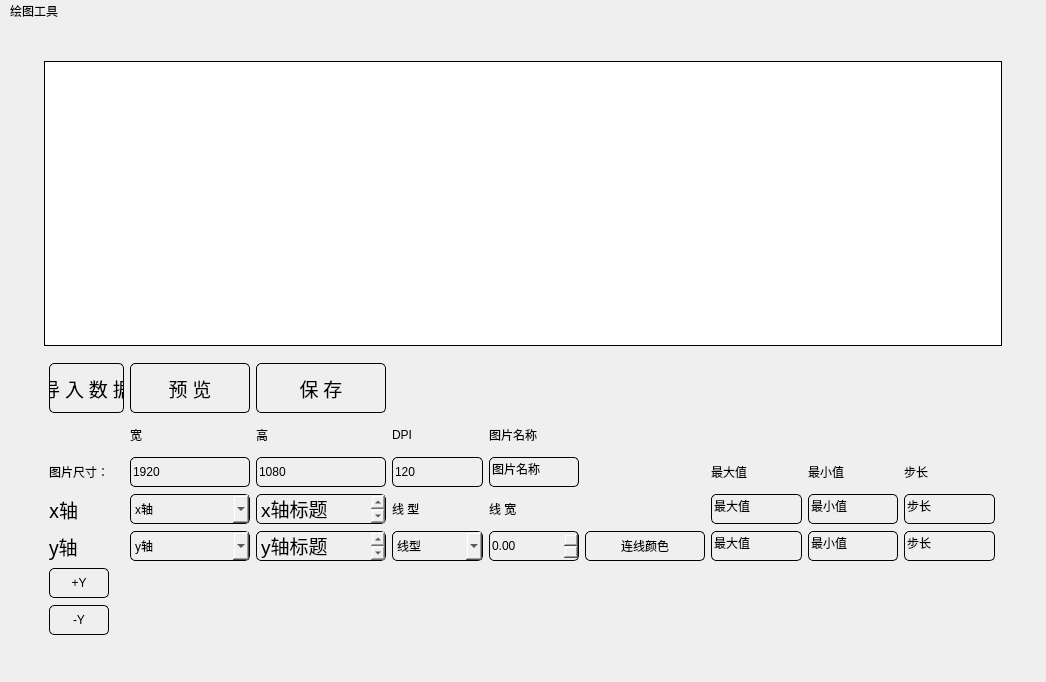
<?xml version="1.0" encoding="UTF-8"?>
<ui version="4.0">
 <class>MainWindow</class>
 <widget class="QMainWindow" name="MainWindow">
  <property name="geometry">
   <rect>
    <x>0</x>
    <y>0</y>
    <width>1046</width>
    <height>682</height>
   </rect>
  </property>
  <property name="sizePolicy">
   <sizepolicy hsizetype="Expanding" vsizetype="Expanding">
    <horstretch>0</horstretch>
    <verstretch>0</verstretch>
   </sizepolicy>
  </property>
  <property name="minimumSize">
   <size>
    <width>400</width>
    <height>0</height>
   </size>
  </property>
  <property name="windowTitle">
   <string>layerPaintUtil</string>
  </property>
  <property name="styleSheet">
   <string notr="true">font: 75 14pt &quot;Adobe Arabic&quot;;
background-color:#efefef;
color:#000;
</string>
  </property>
  <property name="animated">
   <bool>true</bool>
  </property>
  <widget class="QWidget" name="centralwidget">
   <property name="enabled">
    <bool>true</bool>
   </property>
   <property name="sizePolicy">
    <sizepolicy hsizetype="Expanding" vsizetype="Expanding">
     <horstretch>0</horstretch>
     <verstretch>0</verstretch>
    </sizepolicy>
   </property>
   <layout class="QGridLayout" name="gridLayout_3">
    <item row="0" column="0">
     <widget class="QFrame" name="frame">
      <property name="minimumSize">
       <size>
        <width>500</width>
        <height>0</height>
       </size>
      </property>
      <property name="styleSheet">
       <string notr="true"/>
      </property>
      <property name="frameShadow">
       <enum>QFrame::Raised</enum>
      </property>
      <layout class="QGridLayout" name="gridLayout_4">
       <item row="1" column="0" rowspan="3">
        <spacer name="horizontalSpacer_3">
         <property name="orientation">
          <enum>Qt::Horizontal</enum>
         </property>
         <property name="sizeType">
          <enum>QSizePolicy::Fixed</enum>
         </property>
         <property name="sizeHint" stdset="0">
          <size>
           <width>20</width>
           <height>10</height>
          </size>
         </property>
        </spacer>
       </item>
       <item row="3" column="1" rowspan="2">
        <layout class="QGridLayout" name="mainGridLayout" rowstretch="0,0,0,0,0,0,0,0" columnstretch="0,0,0,0,0,0,0,0,0">
         <property name="sizeConstraint">
          <enum>QLayout::SetFixedSize</enum>
         </property>
         <property name="leftMargin">
          <number>5</number>
         </property>
         <property name="topMargin">
          <number>6</number>
         </property>
         <property name="rightMargin">
          <number>7</number>
         </property>
         <property name="bottomMargin">
          <number>7</number>
         </property>
         <property name="verticalSpacing">
          <number>7</number>
         </property>
         <item row="1" column="1">
          <widget class="QLabel" name="label2">
           <property name="minimumSize">
            <size>
             <width>40</width>
             <height>30</height>
            </size>
           </property>
           <property name="maximumSize">
            <size>
             <width>80</width>
             <height>30</height>
            </size>
           </property>
           <property name="styleSheet">
            <string notr="true">font: 75 14pt &quot;Adobe Arabic&quot;;
border-radius:5px;
color:#000;
border: 0px solid #000</string>
           </property>
           <property name="text">
            <string>宽</string>
           </property>
          </widget>
         </item>
         <item row="5" column="5">
          <widget class="QPushButton" name="y1LineColorPushButton">
           <property name="sizePolicy">
            <sizepolicy hsizetype="Preferred" vsizetype="Fixed">
             <horstretch>0</horstretch>
             <verstretch>0</verstretch>
            </sizepolicy>
           </property>
           <property name="minimumSize">
            <size>
             <width>120</width>
             <height>30</height>
            </size>
           </property>
           <property name="styleSheet">
            <string notr="true">font: 75 14pt &quot;Adobe Arabic&quot;;
border-radius:5px;
color:#000;
border: 1px solid #000</string>
           </property>
           <property name="text">
            <string>连线颜色</string>
           </property>
          </widget>
         </item>
         <item row="5" column="2">
          <widget class="QTextEdit" name="y1TitleTextEdit">
           <property name="sizePolicy">
            <sizepolicy hsizetype="Preferred" vsizetype="Preferred">
             <horstretch>0</horstretch>
             <verstretch>0</verstretch>
            </sizepolicy>
           </property>
           <property name="minimumSize">
            <size>
             <width>130</width>
             <height>30</height>
            </size>
           </property>
           <property name="maximumSize">
            <size>
             <width>130</width>
             <height>30</height>
            </size>
           </property>
           <property name="baseSize">
            <size>
             <width>40</width>
             <height>0</height>
            </size>
           </property>
           <property name="styleSheet">
            <string notr="true">font: 75 14pt &quot;Adobe Arabic&quot;;
border-radius:5px;
color:#000;
border: 1px solid #000</string>
           </property>
           <property name="html">
            <string>&lt;!DOCTYPE HTML PUBLIC &quot;-//W3C//DTD HTML 4.0//EN&quot; &quot;http://www.w3.org/TR/REC-html40/strict.dtd&quot;&gt;
&lt;html&gt;&lt;head&gt;&lt;meta name=&quot;qrichtext&quot; content=&quot;1&quot; /&gt;&lt;style type=&quot;text/css&quot;&gt;
p, li { white-space: pre-wrap; }
&lt;/style&gt;&lt;/head&gt;&lt;body style=&quot; font-family:'Adobe Arabic'; font-size:14pt; font-weight:72; font-style:normal;&quot;&gt;
&lt;p style=&quot; margin-top:0px; margin-bottom:0px; margin-left:0px; margin-right:0px; -qt-block-indent:0; text-indent:0px;&quot;&gt;y轴标题&lt;/p&gt;&lt;/body&gt;&lt;/html&gt;</string>
           </property>
          </widget>
         </item>
         <item row="0" column="2">
          <widget class="QPushButton" name="savePushButton">
           <property name="sizePolicy">
            <sizepolicy hsizetype="Expanding" vsizetype="Fixed">
             <horstretch>0</horstretch>
             <verstretch>0</verstretch>
            </sizepolicy>
           </property>
           <property name="minimumSize">
            <size>
             <width>40</width>
             <height>50</height>
            </size>
           </property>
           <property name="font">
            <font>
             <family>Adobe Arabic</family>
             <pointsize>14</pointsize>
             <weight>9</weight>
             <italic>false</italic>
             <bold>false</bold>
            </font>
           </property>
           <property name="styleSheet">
            <string notr="true">font: 75 14pt &quot;Adobe Arabic&quot;;
border-radius:5px;
color:#000;
border: 1px solid #000</string>
           </property>
           <property name="text">
            <string>保 存</string>
           </property>
           <property name="icon">
            <iconset>
             <normaloff>C:/Users/18637/.designer/uisource/save.png</normaloff>C:/Users/18637/.designer/uisource/save.png</iconset>
           </property>
           <property name="iconSize">
            <size>
             <width>0</width>
             <height>0</height>
            </size>
           </property>
           <property name="checkable">
            <bool>false</bool>
           </property>
           <property name="autoExclusive">
            <bool>false</bool>
           </property>
           <property name="autoDefault">
            <bool>false</bool>
           </property>
          </widget>
         </item>
         <item row="2" column="1">
          <widget class="QLineEdit" name="widthLineEdit">
           <property name="minimumSize">
            <size>
             <width>0</width>
             <height>30</height>
            </size>
           </property>
           <property name="styleSheet">
            <string notr="true">font: 75 14pt &quot;Adobe Arabic&quot;;
border-radius:5px;
color:#000;
border: 1px solid #000</string>
           </property>
           <property name="text">
            <string>1920</string>
           </property>
          </widget>
         </item>
         <item row="5" column="3">
          <widget class="QComboBox" name="y1LineTypeComboBox">
           <property name="minimumSize">
            <size>
             <width>40</width>
             <height>30</height>
            </size>
           </property>
           <property name="styleSheet">
            <string notr="true">font: 75 14pt &quot;Adobe Arabic&quot;;
border-radius:5px;
color:#000;
border: 1px solid #000</string>
           </property>
           <item>
            <property name="text">
             <string extracomment="连线类型">线型</string>
            </property>
           </item>
           <item>
            <property name="text">
             <string>实线 -</string>
            </property>
           </item>
           <item>
            <property name="text">
             <string>点虚线 :</string>
            </property>
           </item>
           <item>
            <property name="text">
             <string>破折线 --</string>
            </property>
           </item>
           <item>
            <property name="text">
             <string>点划线 -.</string>
            </property>
           </item>
           <item>
            <property name="text">
             <string>不画线 </string>
            </property>
           </item>
          </widget>
         </item>
         <item row="2" column="3">
          <widget class="QLineEdit" name="dpitLineEdit">
           <property name="minimumSize">
            <size>
             <width>0</width>
             <height>30</height>
            </size>
           </property>
           <property name="styleSheet">
            <string notr="true">font: 75 14pt &quot;Adobe Arabic&quot;;
border-radius:5px;
color:#000;
border: 1px solid #000</string>
           </property>
           <property name="text">
            <string>120</string>
           </property>
          </widget>
         </item>
         <item row="4" column="4">
          <widget class="QLabel" name="lineWidthLabel">
           <property name="minimumSize">
            <size>
             <width>80</width>
             <height>30</height>
            </size>
           </property>
           <property name="maximumSize">
            <size>
             <width>80</width>
             <height>30</height>
            </size>
           </property>
           <property name="styleSheet">
            <string notr="true">font: 75 14pt &quot;Adobe Arabic&quot;;
border-radius:5px;
color:#000;
border: 0px solid #000</string>
           </property>
           <property name="text">
            <string>线 宽</string>
           </property>
          </widget>
         </item>
         <item row="2" column="0">
          <widget class="QLabel" name="label">
           <property name="styleSheet">
            <string notr="true">font: 75 14pt &quot;Adobe Arabic&quot;;
border-radius:5px;
color:#000;
border: 0px solid #000</string>
           </property>
           <property name="text">
            <string>图片尺寸：</string>
           </property>
          </widget>
         </item>
         <item row="4" column="2">
          <widget class="QTextEdit" name="XTitleTextEdit">
           <property name="sizePolicy">
            <sizepolicy hsizetype="Preferred" vsizetype="Preferred">
             <horstretch>0</horstretch>
             <verstretch>0</verstretch>
            </sizepolicy>
           </property>
           <property name="minimumSize">
            <size>
             <width>130</width>
             <height>30</height>
            </size>
           </property>
           <property name="maximumSize">
            <size>
             <width>130</width>
             <height>30</height>
            </size>
           </property>
           <property name="baseSize">
            <size>
             <width>40</width>
             <height>0</height>
            </size>
           </property>
           <property name="contextMenuPolicy">
            <enum>Qt::DefaultContextMenu</enum>
           </property>
           <property name="styleSheet">
            <string notr="true">font: 75 14pt &quot;Adobe Arabic&quot;;
border-radius:5px;
color:#000;
border: 1px solid #000</string>
           </property>
           <property name="frameShape">
            <enum>QFrame::NoFrame</enum>
           </property>
           <property name="frameShadow">
            <enum>QFrame::Plain</enum>
           </property>
           <property name="lineWidth">
            <number>0</number>
           </property>
           <property name="sizeAdjustPolicy">
            <enum>QAbstractScrollArea::AdjustToContentsOnFirstShow</enum>
           </property>
           <property name="lineWrapMode">
            <enum>QTextEdit::NoWrap</enum>
           </property>
           <property name="html">
            <string>&lt;!DOCTYPE HTML PUBLIC &quot;-//W3C//DTD HTML 4.0//EN&quot; &quot;http://www.w3.org/TR/REC-html40/strict.dtd&quot;&gt;
&lt;html&gt;&lt;head&gt;&lt;meta name=&quot;qrichtext&quot; content=&quot;1&quot; /&gt;&lt;style type=&quot;text/css&quot;&gt;
p, li { white-space: pre-wrap; }
&lt;/style&gt;&lt;/head&gt;&lt;body style=&quot; font-family:'Adobe Arabic'; font-size:14pt; font-weight:72; font-style:normal;&quot;&gt;
&lt;p style=&quot; margin-top:0px; margin-bottom:0px; margin-left:0px; margin-right:0px; -qt-block-indent:0; text-indent:0px;&quot;&gt;x轴标题&lt;/p&gt;&lt;/body&gt;&lt;/html&gt;</string>
           </property>
           <property name="tabStopWidth">
            <number>80</number>
           </property>
           <property name="tabStopDistance">
            <double>80.000000000000000</double>
           </property>
          </widget>
         </item>
         <item row="5" column="4">
          <widget class="QDoubleSpinBox" name="y1LineWidthDoubleSpinBox">
           <property name="sizePolicy">
            <sizepolicy hsizetype="Preferred" vsizetype="Fixed">
             <horstretch>0</horstretch>
             <verstretch>0</verstretch>
            </sizepolicy>
           </property>
           <property name="minimumSize">
            <size>
             <width>40</width>
             <height>30</height>
            </size>
           </property>
           <property name="toolTip">
            <string>&lt;html&gt;&lt;head/&gt;&lt;body&gt;&lt;p&gt;线宽&lt;/p&gt;&lt;/body&gt;&lt;/html&gt;</string>
           </property>
           <property name="styleSheet">
            <string notr="true">font: 75 14pt &quot;Adobe Arabic&quot;;
border-radius:5px;
color:#000;
border: 1px solid #000</string>
           </property>
          </widget>
         </item>
         <item row="5" column="0">
          <widget class="QLabel" name="y1Label">
           <property name="sizePolicy">
            <sizepolicy hsizetype="Expanding" vsizetype="Preferred">
             <horstretch>0</horstretch>
             <verstretch>0</verstretch>
            </sizepolicy>
           </property>
           <property name="minimumSize">
            <size>
             <width>40</width>
             <height>30</height>
            </size>
           </property>
           <property name="font">
            <font>
             <family>Adobe Arabic</family>
             <pointsize>14</pointsize>
             <weight>9</weight>
             <italic>false</italic>
             <bold>false</bold>
            </font>
           </property>
           <property name="styleSheet">
            <string notr="true">font: 75 14pt &quot;Adobe Arabic&quot;;
border-radius:5px;
color:#000;
border: 0px solid #000</string>
           </property>
           <property name="text">
            <string>y轴</string>
           </property>
          </widget>
         </item>
         <item row="1" column="3">
          <widget class="QLabel" name="label4">
           <property name="styleSheet">
            <string notr="true">font: 75 14pt &quot;Adobe Arabic&quot;;
border-radius:5px;
color:#000;
border: 0px solid #000</string>
           </property>
           <property name="text">
            <string>DPI</string>
           </property>
          </widget>
         </item>
         <item row="4" column="0">
          <widget class="QLabel" name="xLabel">
           <property name="minimumSize">
            <size>
             <width>40</width>
             <height>30</height>
            </size>
           </property>
           <property name="maximumSize">
            <size>
             <width>80</width>
             <height>30</height>
            </size>
           </property>
           <property name="font">
            <font>
             <family>Adobe Arabic</family>
             <pointsize>14</pointsize>
             <weight>9</weight>
             <italic>false</italic>
             <bold>false</bold>
            </font>
           </property>
           <property name="styleSheet">
            <string notr="true">font: 75 14pt &quot;Adobe Arabic&quot;;
border-radius:5px;
color:#000;
border: 0px solid #000</string>
           </property>
           <property name="text">
            <string>x轴</string>
           </property>
          </widget>
         </item>
         <item row="5" column="1">
          <widget class="QComboBox" name="y1ComboBox">
           <property name="sizePolicy">
            <sizepolicy hsizetype="Preferred" vsizetype="Preferred">
             <horstretch>0</horstretch>
             <verstretch>0</verstretch>
            </sizepolicy>
           </property>
           <property name="minimumSize">
            <size>
             <width>120</width>
             <height>30</height>
            </size>
           </property>
           <property name="maximumSize">
            <size>
             <width>16777215</width>
             <height>30</height>
            </size>
           </property>
           <property name="styleSheet">
            <string notr="true">font: 75 14pt &quot;Adobe Arabic&quot;;
border-radius:5px;
color:#000;
border: 1px solid #000</string>
           </property>
           <property name="sizeAdjustPolicy">
            <enum>QComboBox::AdjustToMinimumContentsLength</enum>
           </property>
           <property name="minimumContentsLength">
            <number>10</number>
           </property>
           <item>
            <property name="text">
             <string>y轴</string>
            </property>
           </item>
          </widget>
         </item>
         <item row="1" column="2">
          <widget class="QLabel" name="label3">
           <property name="styleSheet">
            <string notr="true">font: 75 14pt &quot;Adobe Arabic&quot;;
border-radius:5px;
color:#000;
border: 0px solid #000</string>
           </property>
           <property name="text">
            <string>高</string>
           </property>
          </widget>
         </item>
         <item row="1" column="4">
          <widget class="QLabel" name="label_6">
           <property name="text">
            <string>图片名称</string>
           </property>
          </widget>
         </item>
         <item row="4" column="3">
          <widget class="QLabel" name="label_8">
           <property name="minimumSize">
            <size>
             <width>40</width>
             <height>30</height>
            </size>
           </property>
           <property name="maximumSize">
            <size>
             <width>80</width>
             <height>30</height>
            </size>
           </property>
           <property name="text">
            <string>线 型</string>
           </property>
          </widget>
         </item>
         <item row="6" column="0">
          <widget class="QPushButton" name="addYpushButton">
           <property name="sizePolicy">
            <sizepolicy hsizetype="Fixed" vsizetype="Fixed">
             <horstretch>0</horstretch>
             <verstretch>0</verstretch>
            </sizepolicy>
           </property>
           <property name="minimumSize">
            <size>
             <width>60</width>
             <height>30</height>
            </size>
           </property>
           <property name="styleSheet">
            <string notr="true">font: 75 14pt &quot;Adobe Arabic&quot;;
border-radius:5px;
color:#000;
border: 1px solid #000</string>
           </property>
           <property name="text">
            <string>+Y</string>
           </property>
          </widget>
         </item>
         <item row="4" column="1">
          <widget class="QComboBox" name="XComboBox">
           <property name="enabled">
            <bool>true</bool>
           </property>
           <property name="sizePolicy">
            <sizepolicy hsizetype="Preferred" vsizetype="Preferred">
             <horstretch>0</horstretch>
             <verstretch>0</verstretch>
            </sizepolicy>
           </property>
           <property name="minimumSize">
            <size>
             <width>120</width>
             <height>30</height>
            </size>
           </property>
           <property name="maximumSize">
            <size>
             <width>16777215</width>
             <height>30</height>
            </size>
           </property>
           <property name="styleSheet">
            <string notr="true">font: 75 14pt &quot;Adobe Arabic&quot;;
border-radius:5px;
color:#000;
border: 1px solid #000</string>
           </property>
           <property name="sizeAdjustPolicy">
            <enum>QComboBox::AdjustToMinimumContentsLength</enum>
           </property>
           <item>
            <property name="text">
             <string>x轴</string>
            </property>
           </item>
          </widget>
         </item>
         <item row="2" column="2">
          <widget class="QLineEdit" name="heightLineEdit">
           <property name="minimumSize">
            <size>
             <width>0</width>
             <height>30</height>
            </size>
           </property>
           <property name="styleSheet">
            <string notr="true">font: 75 14pt &quot;Adobe Arabic&quot;;
border-radius:5px;
color:#000;
border: 1px solid #000</string>
           </property>
           <property name="text">
            <string>1080</string>
           </property>
          </widget>
         </item>
         <item row="0" column="1">
          <widget class="QPushButton" name="previewPushButton">
           <property name="sizePolicy">
            <sizepolicy hsizetype="Expanding" vsizetype="Fixed">
             <horstretch>0</horstretch>
             <verstretch>0</verstretch>
            </sizepolicy>
           </property>
           <property name="minimumSize">
            <size>
             <width>25</width>
             <height>50</height>
            </size>
           </property>
           <property name="font">
            <font>
             <family>Adobe Arabic</family>
             <pointsize>14</pointsize>
             <weight>9</weight>
             <italic>false</italic>
             <bold>false</bold>
            </font>
           </property>
           <property name="contextMenuPolicy">
            <enum>Qt::NoContextMenu</enum>
           </property>
           <property name="styleSheet">
            <string notr="true">font: 75 14pt &quot;Adobe Arabic&quot;;
border-radius:5px;
color:#000;
border: 1px solid #000</string>
           </property>
           <property name="text">
            <string>预 览</string>
           </property>
           <property name="icon">
            <iconset>
             <normaloff>C:/Users/18637/.designer/uisource/preview.png</normaloff>C:/Users/18637/.designer/uisource/preview.png</iconset>
           </property>
           <property name="iconSize">
            <size>
             <width>0</width>
             <height>0</height>
            </size>
           </property>
           <property name="autoDefault">
            <bool>false</bool>
           </property>
           <property name="default">
            <bool>false</bool>
           </property>
           <property name="flat">
            <bool>true</bool>
           </property>
          </widget>
         </item>
         <item row="2" column="4">
          <widget class="QLineEdit" name="pictureNameLineEdit">
           <property name="minimumSize">
            <size>
             <width>0</width>
             <height>30</height>
            </size>
           </property>
           <property name="styleSheet">
            <string notr="true">font: 75 14pt &quot;Adobe Arabic&quot;;
border-radius:5px;
color:#000;
border: 1px solid #000</string>
           </property>
           <property name="text">
            <string>图片名称</string>
           </property>
          </widget>
         </item>
         <item row="0" column="0">
          <widget class="QPushButton" name="selectFileButton">
           <property name="sizePolicy">
            <sizepolicy hsizetype="Expanding" vsizetype="Fixed">
             <horstretch>0</horstretch>
             <verstretch>0</verstretch>
            </sizepolicy>
           </property>
           <property name="minimumSize">
            <size>
             <width>60</width>
             <height>50</height>
            </size>
           </property>
           <property name="sizeIncrement">
            <size>
             <width>100</width>
             <height>100</height>
            </size>
           </property>
           <property name="font">
            <font>
             <family>Adobe Arabic</family>
             <pointsize>14</pointsize>
             <weight>9</weight>
             <italic>false</italic>
             <bold>false</bold>
            </font>
           </property>
           <property name="acceptDrops">
            <bool>false</bool>
           </property>
           <property name="styleSheet">
            <string notr="true">font: 75 14pt &quot;Adobe Arabic&quot;;
border-radius:5px;
color:#000;
border: 1px solid #000</string>
           </property>
           <property name="text">
            <string>导 入 数 据</string>
           </property>
           <property name="icon">
            <iconset>
             <normaloff>C:/Users/18637/.designer/uisource/importData.png</normaloff>C:/Users/18637/.designer/uisource/importData.png</iconset>
           </property>
           <property name="iconSize">
            <size>
             <width>0</width>
             <height>0</height>
            </size>
           </property>
           <property name="autoDefault">
            <bool>false</bool>
           </property>
           <property name="default">
            <bool>true</bool>
           </property>
           <property name="flat">
            <bool>false</bool>
           </property>
          </widget>
         </item>
         <item row="7" column="0">
          <widget class="QPushButton" name="deleteYPushButton">
           <property name="sizePolicy">
            <sizepolicy hsizetype="Fixed" vsizetype="Fixed">
             <horstretch>0</horstretch>
             <verstretch>0</verstretch>
            </sizepolicy>
           </property>
           <property name="minimumSize">
            <size>
             <width>60</width>
             <height>30</height>
            </size>
           </property>
           <property name="styleSheet">
            <string notr="true">font: 75 14pt &quot;Adobe Arabic&quot;;
border-radius:5px;
color:#000;
border: 1px solid #000</string>
           </property>
           <property name="text">
            <string>-Y</string>
           </property>
          </widget>
         </item>
         <item row="2" column="6">
          <widget class="QLabel" name="label_4">
           <property name="minimumSize">
            <size>
             <width>40</width>
             <height>30</height>
            </size>
           </property>
           <property name="maximumSize">
            <size>
             <width>80</width>
             <height>30</height>
            </size>
           </property>
           <property name="text">
            <string>最大值</string>
           </property>
          </widget>
         </item>
         <item row="4" column="6">
          <widget class="QLineEdit" name="MaxXLineEdit">
           <property name="minimumSize">
            <size>
             <width>40</width>
             <height>30</height>
            </size>
           </property>
           <property name="maximumSize">
            <size>
             <width>16777215</width>
             <height>30</height>
            </size>
           </property>
           <property name="styleSheet">
            <string notr="true">font: 75 14pt &quot;Adobe Arabic&quot;;
border-radius:5px;
color:#000;
border: 1px solid #000</string>
           </property>
           <property name="text">
            <string>最大值</string>
           </property>
          </widget>
         </item>
         <item row="5" column="6">
          <widget class="QLineEdit" name="y1MaxYLineEdit">
           <property name="sizePolicy">
            <sizepolicy hsizetype="Preferred" vsizetype="Fixed">
             <horstretch>0</horstretch>
             <verstretch>0</verstretch>
            </sizepolicy>
           </property>
           <property name="minimumSize">
            <size>
             <width>40</width>
             <height>30</height>
            </size>
           </property>
           <property name="styleSheet">
            <string notr="true">font: 75 14pt &quot;Adobe Arabic&quot;;
border-radius:5px;
color:#000;
border: 1px solid #000</string>
           </property>
           <property name="text">
            <string>最大值</string>
           </property>
          </widget>
         </item>
         <item row="4" column="7">
          <widget class="QLineEdit" name="MinXLineEdit">
           <property name="minimumSize">
            <size>
             <width>40</width>
             <height>30</height>
            </size>
           </property>
           <property name="styleSheet">
            <string notr="true">font: 75 14pt &quot;Adobe Arabic&quot;;
border-radius:5px;
color:#000;
border: 1px solid #000</string>
           </property>
           <property name="text">
            <string>最小值</string>
           </property>
          </widget>
         </item>
         <item row="2" column="7">
          <widget class="QLabel" name="label_5">
           <property name="minimumSize">
            <size>
             <width>40</width>
             <height>30</height>
            </size>
           </property>
           <property name="maximumSize">
            <size>
             <width>80</width>
             <height>30</height>
            </size>
           </property>
           <property name="text">
            <string>最小值</string>
           </property>
          </widget>
         </item>
         <item row="5" column="7">
          <widget class="QLineEdit" name="y1MinYLineEdit">
           <property name="minimumSize">
            <size>
             <width>40</width>
             <height>30</height>
            </size>
           </property>
           <property name="styleSheet">
            <string notr="true">font: 75 14pt &quot;Adobe Arabic&quot;;
border-radius:5px;
color:#000;
border: 1px solid #000</string>
           </property>
           <property name="text">
            <string>最小值</string>
           </property>
          </widget>
         </item>
         <item row="4" column="8">
          <widget class="QLineEdit" name="XStepLineEdit">
           <property name="minimumSize">
            <size>
             <width>40</width>
             <height>30</height>
            </size>
           </property>
           <property name="styleSheet">
            <string notr="true">font: 75 14pt &quot;Adobe Arabic&quot;;
border-radius:5px;
color:#000;
border: 1px solid #000</string>
           </property>
           <property name="text">
            <string>步长</string>
           </property>
          </widget>
         </item>
         <item row="2" column="8">
          <widget class="QLabel" name="label_7">
           <property name="minimumSize">
            <size>
             <width>40</width>
             <height>30</height>
            </size>
           </property>
           <property name="maximumSize">
            <size>
             <width>80</width>
             <height>30</height>
            </size>
           </property>
           <property name="text">
            <string>步长</string>
           </property>
          </widget>
         </item>
         <item row="5" column="8">
          <widget class="QLineEdit" name="y1StepLineEdit">
           <property name="minimumSize">
            <size>
             <width>40</width>
             <height>30</height>
            </size>
           </property>
           <property name="styleSheet">
            <string notr="true">font: 75 14pt &quot;Adobe Arabic&quot;;
border-radius:5px;
color:#000;
border: 1px solid #000</string>
           </property>
           <property name="text">
            <string>步长</string>
           </property>
          </widget>
         </item>
        </layout>
       </item>
       <item row="1" column="1">
        <widget class="QTableWidget" name="dataTableWidget">
         <property name="sizePolicy">
          <sizepolicy hsizetype="Expanding" vsizetype="Expanding">
           <horstretch>0</horstretch>
           <verstretch>0</verstretch>
          </sizepolicy>
         </property>
         <property name="minimumSize">
          <size>
           <width>0</width>
           <height>250</height>
          </size>
         </property>
         <property name="styleSheet">
          <string notr="true">font: 75 14pt &quot;Adobe Arabic&quot;;
border-radius:0px;
color:#000;
border: 1px solid #000;
background-color:#FFF</string>
         </property>
         <property name="gridStyle">
          <enum>Qt::CustomDashLine</enum>
         </property>
         <attribute name="horizontalHeaderCascadingSectionResizes">
          <bool>false</bool>
         </attribute>
        </widget>
       </item>
       <item row="0" column="0" colspan="3">
        <spacer name="verticalSpacer_3">
         <property name="orientation">
          <enum>Qt::Vertical</enum>
         </property>
         <property name="sizeType">
          <enum>QSizePolicy::Fixed</enum>
         </property>
         <property name="sizeHint" stdset="0">
          <size>
           <width>20</width>
           <height>20</height>
          </size>
         </property>
        </spacer>
       </item>
       <item row="1" column="2" rowspan="3">
        <spacer name="horizontalSpacer_7">
         <property name="orientation">
          <enum>Qt::Horizontal</enum>
         </property>
         <property name="sizeType">
          <enum>QSizePolicy::Fixed</enum>
         </property>
         <property name="sizeHint" stdset="0">
          <size>
           <width>20</width>
           <height>10</height>
          </size>
         </property>
        </spacer>
       </item>
       <item row="2" column="1">
        <spacer name="verticalSpacer">
         <property name="orientation">
          <enum>Qt::Vertical</enum>
         </property>
         <property name="sizeType">
          <enum>QSizePolicy::Fixed</enum>
         </property>
         <property name="sizeHint" stdset="0">
          <size>
           <width>20</width>
           <height>5</height>
          </size>
         </property>
        </spacer>
       </item>
      </layout>
     </widget>
    </item>
   </layout>
  </widget>
  <widget class="QMenuBar" name="menubar">
   <property name="geometry">
    <rect>
     <x>0</x>
     <y>0</y>
     <width>1046</width>
     <height>24</height>
    </rect>
   </property>
   <widget class="QMenu" name="menulayerPaint">
    <property name="title">
     <string>绘图工具</string>
    </property>
   </widget>
   <addaction name="menulayerPaint"/>
  </widget>
  <widget class="QStatusBar" name="statusbar"/>
 </widget>
 <tabstops>
  <tabstop>dataTableWidget</tabstop>
 </tabstops>
 <resources/>
 <connections/>
</ui>
